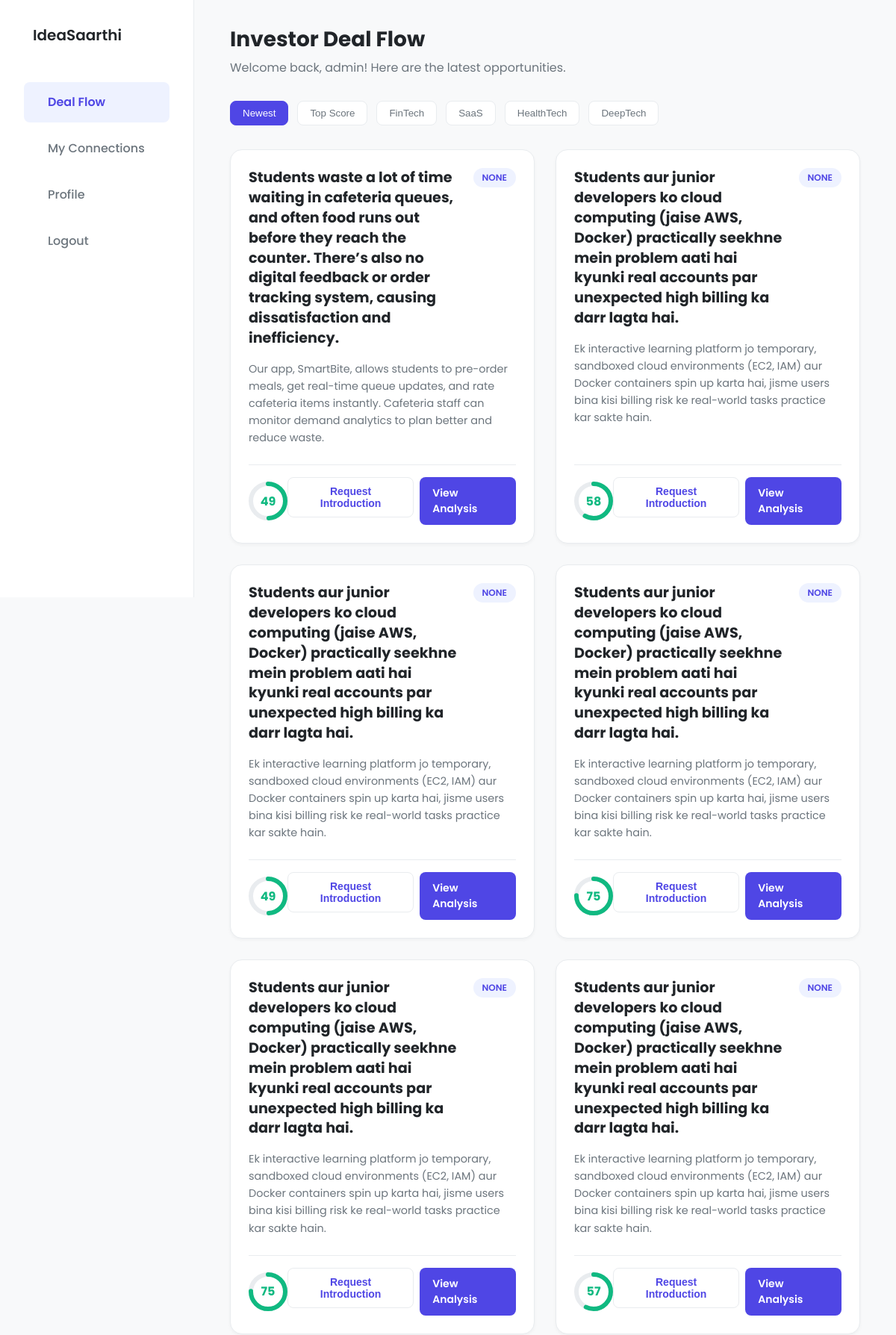
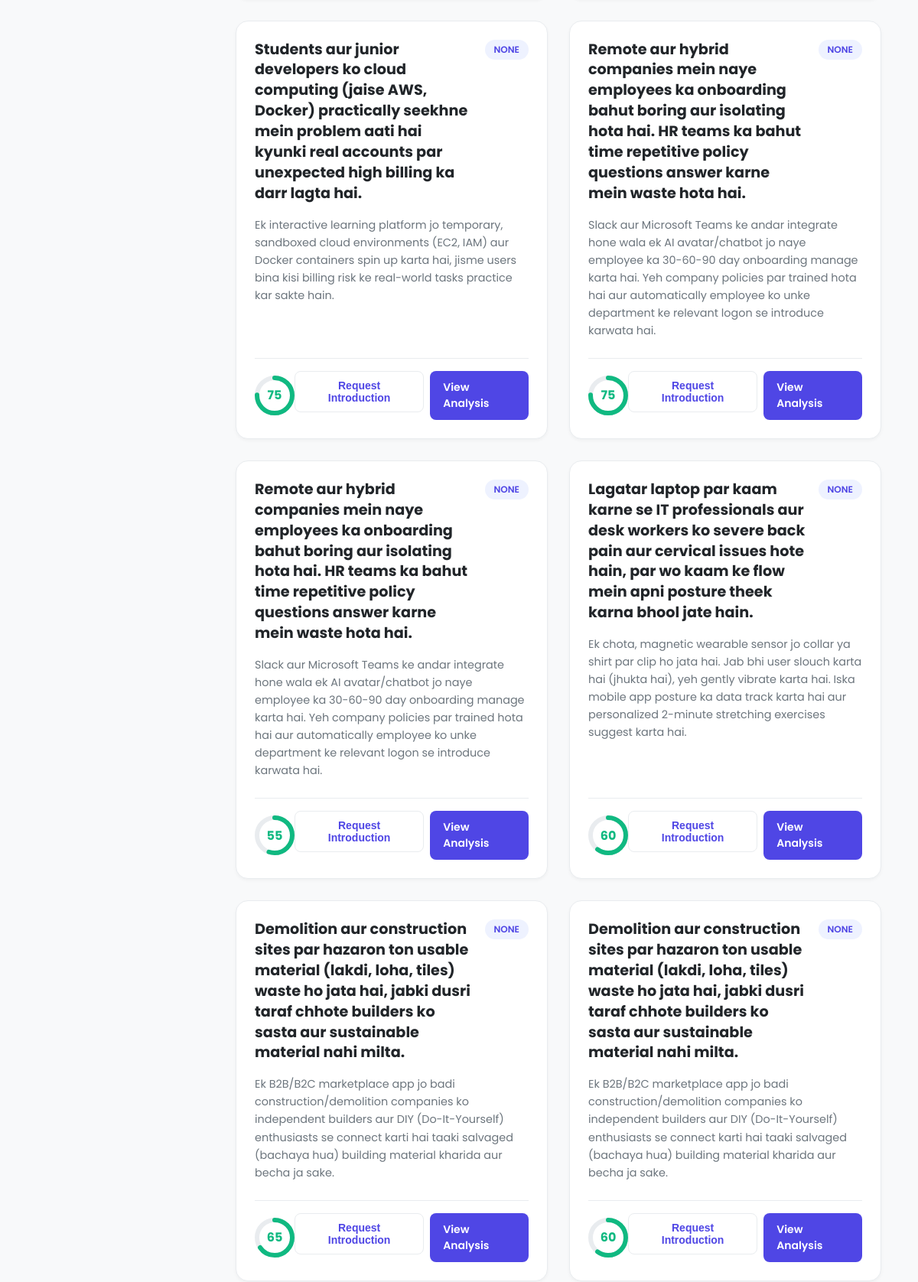
Screenshot of /dashboard/investor_dashboard/ (signed in, upper part) with the database file from the repository (2 pictures, top to bottom).
### dashboard/models.py (models this page shows)
class Ideas(models.Model):
    user = models.ForeignKey(User, on_delete=models.CASCADE)
    problem_statement = models.TextField()
    solution  = models.TextField()
    market = models.TextField()
    unique_value = models.TextField()
    revenue_model = models.TextField()
    known_competitors = models.TextField()
    created_at = models.DateTimeField(auto_now_add=True)
    updated_at = models.DateTimeField(auto_now=True)
    market_category = models.CharField(max_length=100, blank=True, null=True)
    strengths = models.TextField(blank=True, null=True)
    weaknesses = models.TextField(blank=True, null=True)
    opportunities = models.TextField(blank=True, null=True)
    threats = models.TextField(blank=True, null=True)
    score_strengths = models.IntegerField(default=0)
    score_weaknesses = models.IntegerField(default=0)
    score_opportunities = models.IntegerField(default=0)
    score_threats = models.IntegerField(default=0)
    score = models.IntegerField(default=0)
    prd_content = models.TextField(blank=True, null=True)
    idea_hash = models.CharField(max_length=64, blank=True, null=True)
    blockchain_tx_hash = models.CharField(max_length=100, blank=True, null=True)

### dashboard/views.py (the view)
# urls.py: path('investor_dashboard/', views.investor_dashboard, name='investor_dashboard'),
@login_required
def investor_dashboard(request):
    parameters = {
        "ideas": Ideas.objects.all()
    }
    return render(request,"dashboard/investor/investor_dashboard.html", parameters)

### templates/dashboard/investor/investor_dashboard.html (shortened to what this page needs)
{% extends "dashboard/investor/base.html" %}
{% block body %}
    <main class="main-content">
        <header class="dashboard-header">
            <div class="header-title">
                <h1>Investor Deal Flow</h1>
                {% if user.is_authenticated %}
                <p>Welcome back, {{ user.first_name|default:user.username }}! Here are the latest opportunities.</p>
                {% endif %}
            </div>
        </header>
        <div class="filter-bar">
            <button class="filter-btn active">Newest</button>
            <button class="filter-btn">Top Score</button>
            <button class="filter-btn">FinTech</button>
            <button class="filter-btn">SaaS</button>
            <button class="filter-btn">HealthTech</button>
            <button class="filter-btn">DeepTech</button>
        </div>
        <div class="idea-grid">
            {% for idea in ideas %}
            <div class="idea-card">
                <div class="card-header">
                    <h3>{{ idea.problem_statement }}</h3>
                    <span class="market-tag">{{ idea.market_category }}</span>
                </div>
                <p class="card-description">{{ idea.solution }}</p>
                <div class="card-footer">
                    <div class="score-circle" style="--score: {{ idea.score|default:75 }};">
                        <span class="score-text">{{ idea.score|default:75 }}</span>
                        <svg width="52" height="52" viewBox="0 0 52 52">
                            <circle class="circle-bg" cx="26" cy="26" r="23"></circle>
                            <circle class="circle-progress" cx="26" cy="26" r="23"></circle>
                        </svg>
                    </div>
                    <div class="card-actions">
                        <form action="{% url 'request_introduction' idea.id %}" method="post">
                            <button type="submit" class="btn btn-secondary">Request Introduction</button>
                        </form>
                        <a href="{% url 'viewreport' idea.id %}" class="btn btn-primary">View Analysis</a>
                    </div>
                </div>
            </div>
            {% empty %}
            <div class="idea-card" style="grid-column: 1 / -1; text-align: center; padding: 3rem;">
                <p style="font-size: 1.1rem; color: var(--text-secondary);">No ideas are available to display at the
                    moment.</p>
            </div>
            {% endfor %}
        </div>
    </main>
{% endblock %}

### templates/dashboard/investor/base.html (shortened to what this page needs)
<!DOCTYPE html>
<html lang="en">
<head>
</head>
<body>
    <aside class="sidebar">
        <div class="sidebar-logo"><span>IdeaSaarthi</span></div>
        <nav class="sidebar-nav">
    <ul>
        <li>
            <a href="{% url 'investor_dashboard' %}" class="{% if request.path == '/dashboard/investor_dashboard/' %}active{% endif %}">
                 Deal Flow
            </a>
        </li>
        <li>
            <a href="{% url 'my_connections' %}" class="{% if request.path == '/dashboard/my_connections/' %}active{% endif %}">
                 My Connections
            </a>
        </li>
        <li>
            <a href="#"> Profile</a>
        </li>
        <li>
            <a href="{% url 'logout' %}"> Logout</a>
        </li>
    </ul>
</nav>
    </aside>
  {% block body %}
  {% endblock %}
</body>
</html>

### rows the page displays
Ideas: problem_statement "Students waste a lot of time waiting in cafeteria queues, and often food runs out before they reach the counter. There’s also no digital feedback or order tracking system, causing dissatisfaction and inefficiency.", market_category "NONE", solution "Our app, SmartBite, allows students to pre-order meals, get real-time queue updates, and rate cafeteria items instantly. Cafeteria staff can monitor demand analytics to plan better and reduce waste.", score "49"
Ideas: problem_statement "Students aur junior developers ko cloud computing (jaise AWS, Docker) practically seekhne mein problem aati hai kyunki real accounts par unexpected high billing ka darr lagta hai.", market_category "NONE", solution "Ek interactive learning platform jo temporary, sandboxed cloud environments (EC2, IAM) aur Docker containers spin up karta hai, jisme users bina kisi billing risk ke real-world tasks practice kar sakte hain.", score "58"
Ideas: problem_statement "Students aur junior developers ko cloud computing (jaise AWS, Docker) practically seekhne mein problem aati hai kyunki real accounts par unexpected high billing ka darr lagta hai.", market_category "NONE", solution "Ek interactive learning platform jo temporary, sandboxed cloud environments (EC2, IAM) aur Docker containers spin up karta hai, jisme users bina kisi billing risk ke real-world tasks practice kar sakte hain.", score "49"
Ideas: problem_statement "Students aur junior developers ko cloud computing (jaise AWS, Docker) practically seekhne mein problem aati hai kyunki real accounts par unexpected high billing ka darr lagta hai.", market_category "NONE", solution "Ek interactive learning platform jo temporary, sandboxed cloud environments (EC2, IAM) aur Docker containers spin up karta hai, jisme users bina kisi billing risk ke real-world tasks practice kar sakte hain.", score "75"
Ideas: problem_statement "Students aur junior developers ko cloud computing (jaise AWS, Docker) practically seekhne mein problem aati hai kyunki real accounts par unexpected high billing ka darr lagta hai.", market_category "NONE", solution "Ek interactive learning platform jo temporary, sandboxed cloud environments (EC2, IAM) aur Docker containers spin up karta hai, jisme users bina kisi billing risk ke real-world tasks practice kar sakte hain.", score "75"
Ideas: problem_statement "Students aur junior developers ko cloud computing (jaise AWS, Docker) practically seekhne mein problem aati hai kyunki real accounts par unexpected high billing ka darr lagta hai.", market_category "NONE", solution "Ek interactive learning platform jo temporary, sandboxed cloud environments (EC2, IAM) aur Docker containers spin up karta hai, jisme users bina kisi billing risk ke real-world tasks practice kar sakte hain.", score "57"
Ideas: problem_statement "Students aur junior developers ko cloud computing (jaise AWS, Docker) practically seekhne mein problem aati hai kyunki real accounts par unexpected high billing ka darr lagta hai.", market_category "NONE", solution "Ek interactive learning platform jo temporary, sandboxed cloud environments (EC2, IAM) aur Docker containers spin up karta hai, jisme users bina kisi billing risk ke real-world tasks practice kar sakte hain.", score "75"
Ideas: problem_statement "Remote aur hybrid companies mein naye employees ka onboarding bahut boring aur isolating hota hai. HR teams ka bahut time repetitive policy questions answer karne mein waste hota hai.", market_category "NONE", solution "Slack aur Microsoft Teams ke andar integrate hone wala ek AI avatar/chatbot jo naye employee ka 30-60-90 day onboarding manage karta hai. Yeh company policies par trained hota hai aur automatically employee ko unke department ke relevant logon se introduce karwata hai.", score "75"
Ideas: problem_statement "Remote aur hybrid companies mein naye employees ka onboarding bahut boring aur isolating hota hai. HR teams ka bahut time repetitive policy questions answer karne mein waste hota hai.", market_category "NONE", solution "Slack aur Microsoft Teams ke andar integrate hone wala ek AI avatar/chatbot jo naye employee ka 30-60-90 day onboarding manage karta hai. Yeh company policies par trained hota hai aur automatically employee ko unke department ke relevant logon se introduce karwata hai.", score "55"
Ideas: problem_statement "Lagatar laptop par kaam karne se IT professionals aur desk workers ko severe back pain aur cervical issues hote hain, par wo kaam ke flow mein apni posture theek karna bhool jate hain.", market_category "NONE", solution "Ek chota, magnetic wearable sensor jo collar ya shirt par clip ho jata hai. Jab bhi user slouch karta hai (jhukta hai), yeh gently vibrate karta hai. Iska mobile app posture ka data track karta hai aur personalized 2-minute stretching exercises suggest karta hai.", score "60"
Ideas: problem_statement "Demolition aur construction sites par hazaron ton usable material (lakdi, loha, tiles) waste ho jata hai, jabki dusri taraf chhote builders ko sasta aur sustainable material nahi milta.", market_category "NONE", solution "Ek B2B/B2C marketplace app jo badi construction/demolition companies ko independent builders aur DIY (Do-It-Yourself) enthusiasts se connect karti hai taaki salvaged (bachaya hua) building material kharida aur becha ja sake.", score "65"
Ideas: problem_statement "Demolition aur construction sites par hazaron ton usable material (lakdi, loha, tiles) waste ho jata hai, jabki dusri taraf chhote builders ko sasta aur sustainable material nahi milta.", market_category "NONE", solution "Ek B2B/B2C marketplace app jo badi construction/demolition companies ko independent builders aur DIY (Do-It-Yourself) enthusiasts se connect karti hai taaki salvaged (bachaya hua) building material kharida aur becha ja sake.", score "60"

### other values shown
{{ user.first_name|default:user.username }} "admin"
